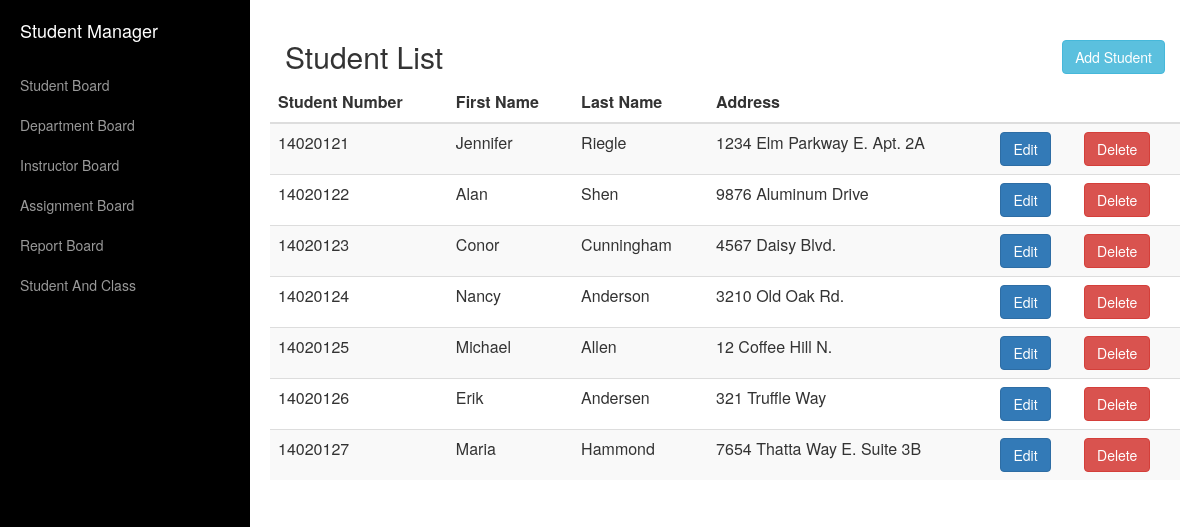
Screenshot of /controllers/student/list.php with the database file from the repository.
### tables this page shows
CREATE TABLE `student` (
  `id` int(11) NOT NULL,
  `firstname` varchar(50) NOT NULL,
  `lastname` varchar(50) NOT NULL,
  `father_name` varchar(50) DEFAULT NULL,
  `mother_name` varchar(50) DEFAULT NULL,
  `address` varchar(255) NOT NULL,
  `city` varchar(50) DEFAULT NULL,
  `state_or_province` varchar(20) NOT NULL,
  `postal_code` varchar(20) DEFAULT NULL,
  `phone_number` varchar(30) NOT NULL,
  `email_name` varchar(50) NOT NULL,
  `major` varchar(50) NOT NULL,
  `student_number` varchar(30) NOT NULL,
  `note` longtext
);

### controllers/student/list.php (called while the page is built, shortened)
<?php
require_once(dirname(dirname(dirname(__FILE__)))."/models/student.php");
$student_model = new Student();
$student_list = $student_model->get_student_list();
require "../../views/student/list.tor.php";

### libraries/connector.php (called while the page is built, shortened)
<?php
class Connector
{
    private static $instance;
    private $conn;
    private $db_server = "localhost";
    private $db_user = "root";
    private $db_pass = "";
    private $db_name = "student";
    public static function getInstance()
    {
        if (null === static::$instance) {
            static::$instance = new Connector();
        }
        return static::$instance;
    }
    protected function __construct()
    {
        try {
            $this->conn = new PDO("mysql:host=$this->db_server;dbname=$this->db_name;charset=utf8", $this->db_user, $this->db_pass);
            $this->conn->setAttribute(PDO::ATTR_ERRMODE, PDO::ERRMODE_EXCEPTION);
        }
        catch(PDOException $e)
        {
            $this->conn = null;
            throw new Exception('Reconfig the password for database or another reason');
        }
    }
    public function getConnection() {
        return $this->conn;
    }
}

### models/student.php (called while the page is built, shortened)
<?php
require_once(__DIR__."/../libraries/connector.php");
class Student
{
    private $conn;
    private $table = "student";
    public function __construct(){
        $this->conn = Connector::getInstance()->getConnection();
    }
    public function get_student_list() {
        $stmt = $this->conn->prepare("SELECT * FROM $this->table");
        $stmt->execute();
        return $stmt->fetchAll();
    }
}

### views/student/list.tor.php (the view, shortened to what this page needs)
<html>
<head>
    <?php include_once __DIR__.'/../partial/_head.tor.php' ?>
</head>
<body>
<div id="wrapper">
    <?php include_once __DIR__.'/../partial/_nav.tor.php' ?>
    <div id="page-content-wrapper">
        <div class="container-fluid">
            <div class="row">
                <div class="col-md-9">
                    <h2>Student List</h2>
                </div>
                <div class="col-md-3">
                    <a class="add pull-right" href="../../controllers/student/add.php">
                        <button type="button" class="btn btn-md btn-info">Add Student</button>
                    </a>
                </div>
                <table class="table table-striped">
                    <thead>
                        <th>Student Number</th>
                        <th>First Name</th>
                        <th>Last Name</th>
                        <th>Address</th>
                        <th></th>
                        <th></th>
                    </thead>
                    <?php foreach($student_list as $student): ?>
                    <tr>
                        <td><?php echo $student['student_number']; ?></td>
                        <td><?php echo $student['firstname']; ?></td>
                        <td><?php echo $student['lastname']; ?></td>
                        <td><?php echo $student['address']; ?></td>
                        <td>
                            <a href="../../controllers/student/edit.php?id=<?php echo $student['id'] ?>"><button type="button" class="btn btn-primary">
                                Edit
                            </button></a>
                        </td>
                        <td>
                            <button type="button" class="btn btn-danger" data-toggle="modal" data-target="<?php echo '#delete'.$student['id'] ?>" >
                                Delete
                            </button>
                        </td>
                    </tr>
                    <?php endforeach; ?>
                </table>
        </div>
    </div>
    </div>
</div>
</body>
</html>

### views/partial/_head.tor.php (shortened to what this page needs)
<link rel="stylesheet" type="text/css" href="../../public/css/bootstrap.min.css">
<link rel="stylesheet" type="text/css" href="../../public/css/simple-sidebar.css">
<link rel="stylesheet" type="text/css" href="../../public/css/style.css">

### views/partial/_nav.tor.php
<div id="sidebar-wrapper">
    <ul class="sidebar-nav">
        <li class="sidebar-brand">
            <a href="../../controllers/student/list.php">
                Student Manager
            </a>
        </li>
        <li>
            <a href="../../controllers/student/list.php">Student Board</a>
        </li>
        <li>
            <a href="../../controllers/department/list.php">Department Board</a>
        </li>
        <li>
            <a href="../../controllers/instructor/list.php">Instructor Board</a>
        </li>
        <li>
            <a href="../../controllers/assignment/list.php">Assignment Board</a>
        </li>
        <li>
            <a href="../../controllers/report/list.php">Report Board</a>
        </li>
        <li>
            <a href="../../controllers/student_and_class/list.php">Student And Class</a>
        </li>
    </ul>
</div>

### public/css/simple-sidebar.css (style rules this page uses)
body { overflow-x: hidden; }
#wrapper { padding-left: 0; -webkit-transition: all 0.5s ease; -moz-transition: all 0.5s ease; -o-transition: all 0.5s ease; transition: all 0.5s ease; }
#sidebar-wrapper { z-index: 1000; position: fixed; left: 250px; width: 0; height: 100%; margin-left: -250px; overflow-y: auto; background: #000; -webkit-transition: all 0.5s ease; -moz-transition: all 0.5s ease; -o-transition: all 0.5s ease; transition: all 0.5s ease; }
#page-content-wrapper { width: 100%; position: absolute; padding: 15px; }
.sidebar-nav { position: absolute; top: 0; width: 250px; margin: 0; padding: 0; list-style: none; }
.sidebar-nav li { text-indent: 20px; line-height: 40px; }
.sidebar-nav li a { display: block; text-decoration: none; color: #999999; }
.sidebar-nav > .sidebar-brand { height: 65px; font-size: 18px; line-height: 60px; }
.sidebar-nav > .sidebar-brand a { color: #999999; }
@media (min-width:768px) { #wrapper { padding-left: 250px; } }
@media (min-width:768px) { #sidebar-wrapper { width: 250px; } }
@media (min-width:768px) { #page-content-wrapper { padding: 20px; position: relative; } }

### public/css/style.css (style rules this page uses)
a.add { margin-top: 20px; }

### rows the page displays
student: student_number "14020121", firstname "Jennifer", lastname "Riegle", address "1234 Elm Parkway E. Apt. 2A"
student: student_number "14020122", firstname "Alan", lastname "Shen", address "9876 Aluminum Drive"
student: student_number "14020123", firstname "Conor", lastname "Cunningham", address "4567 Daisy Blvd."
student: student_number "14020124", firstname "Nancy", lastname "Anderson", address "3210 Old Oak Rd."
student: student_number "14020125", firstname "Michael", lastname "Allen", address "12 Coffee Hill N."
student: student_number "14020126", firstname "Erik", lastname "Andersen", address "321 Truffle Way"
student: student_number "14020127", firstname "Maria", lastname "Hammond", address "7654 Thatta Way E. Suite 3B"
